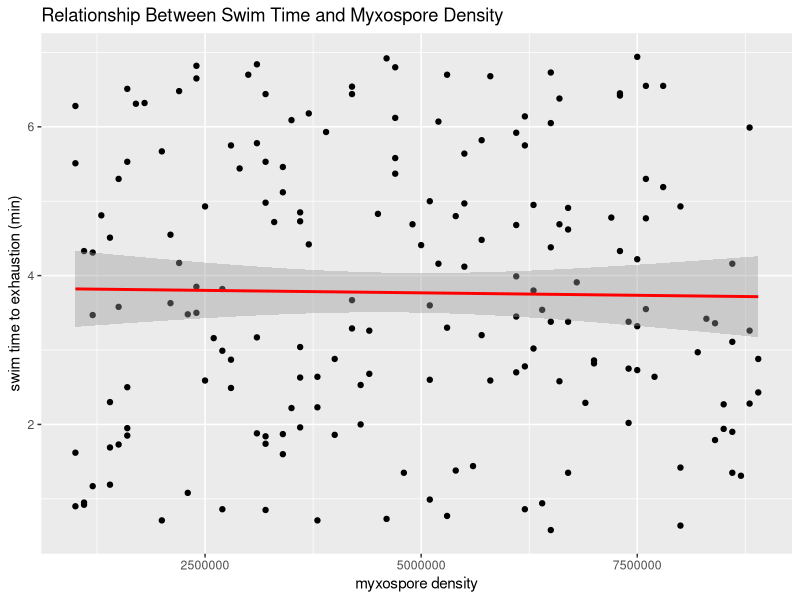
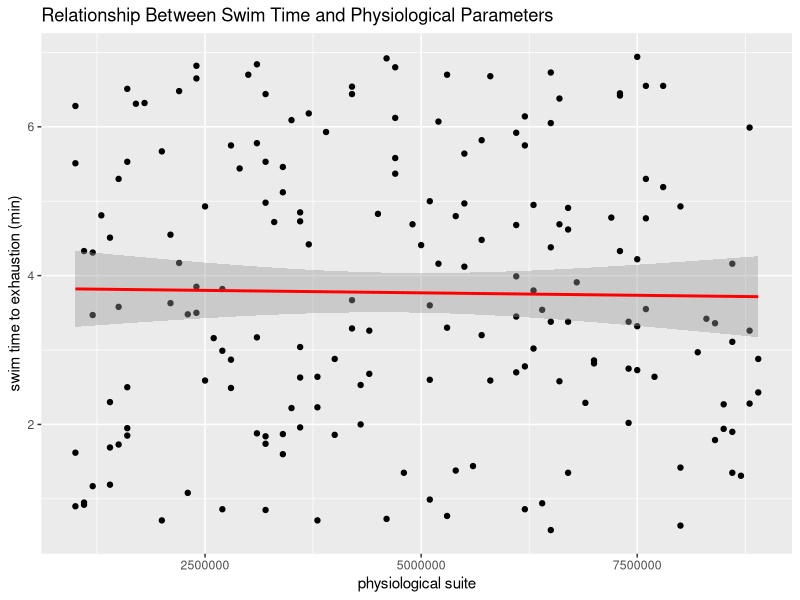
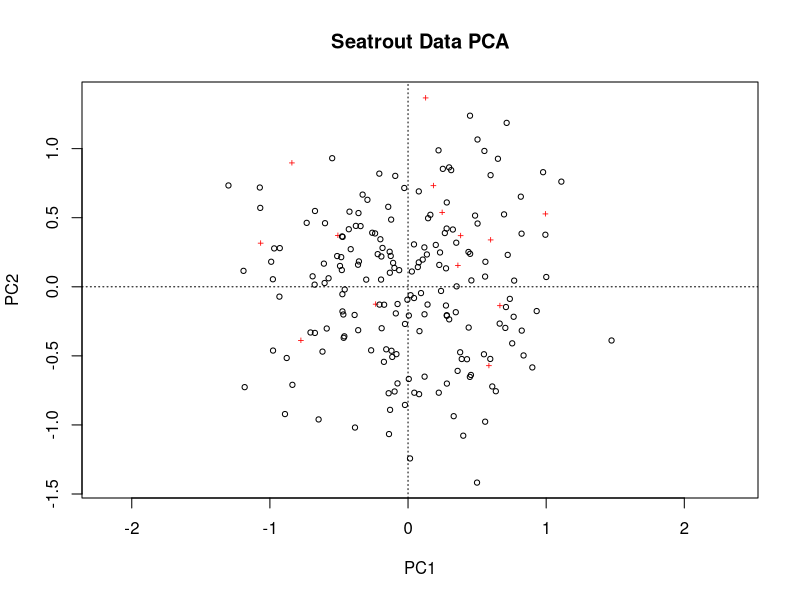
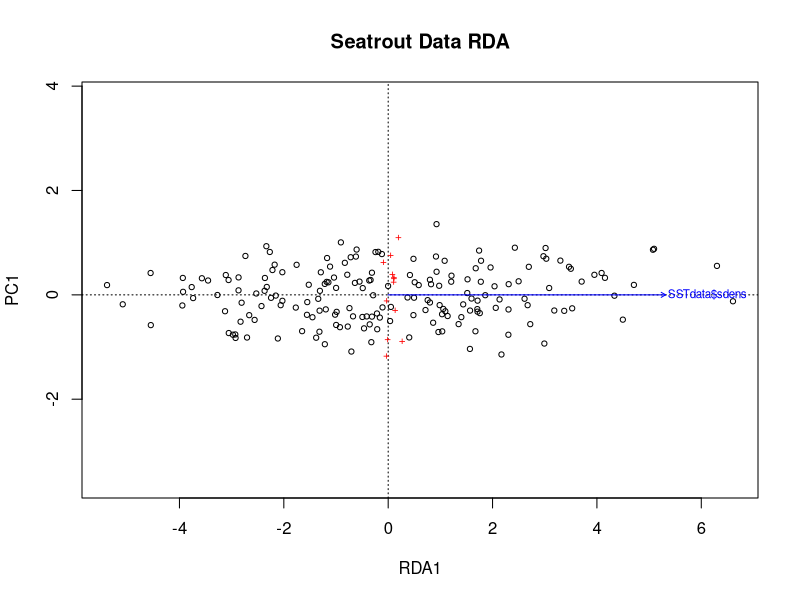
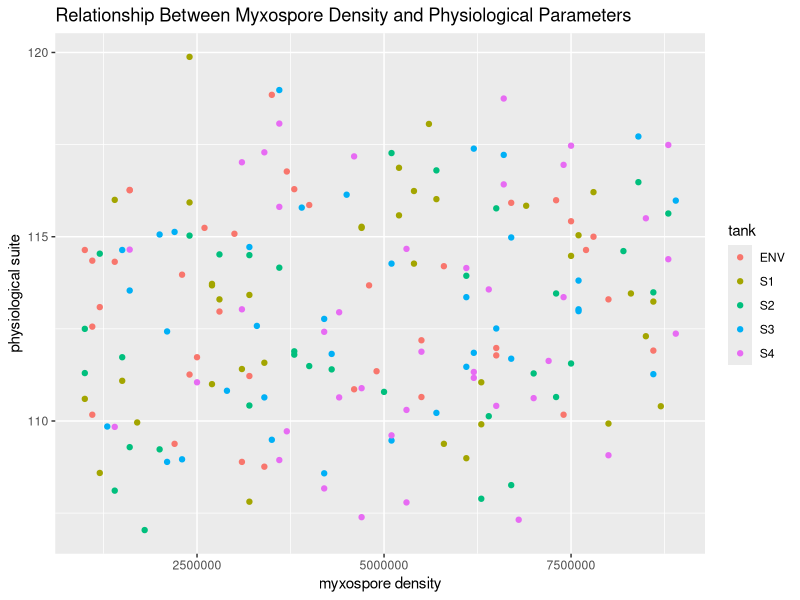

Recreate these plots in R, in order.
## ---- chunk 1
tank<-sample(c("S1", "S2", "S3", "S4", "ENV"), 183, replace = TRUE)
sdens<-as.numeric(sample(seq(1000000,9000000, 100000), 183, replace=TRUE))
swim<-as.numeric(sample(seq(0.5, 7, 0.01), 183, replace=TRUE))
prHb<-sample(seq(5.9,6.3, 0.01), 183, replace=TRUE)
poHb<-sample(seq(6.2,6.9, 0.01), 183, replace=TRUE)
prHct<-sample(seq(25,28, 0.1), 183, replace=TRUE)
poHct<-sample(seq(27,31, 0.1), 183, replace=TRUE)
bLac<-sample(seq(4.0,6.8, 0.01), 183, replace=TRUE)
bGlu<-sample(seq(4.6,8, 0.01), 183, replace=TRUE)
mLac<-sample(seq(24,30, 0.01), 183, replace=TRUE)
mGlu<-sample(seq(1.5,3.3, 0.01), 183, replace=TRUE)
mGly<-sample(seq(1.5,3.8, 0.01), 183, replace=TRUE)
CS<-sample(seq(0.1,0.5, 0.01), 183, replace=TRUE)
LDH<-sample(seq(0.2,0.8, 0.01), 183, replace=TRUE)
leng<-sample(119:200, 183, replace=TRUE)
sex<-sample(c("M", "F"), 183, replace = TRUE)
## ---- chunk 2
SSTdata<-data.frame(tank, sdens, swim, prHb, poHb, prHct, poHct, bLac, bGlu, mLac, mGlu, mGly, CS, LDH, leng, sex)

## ---- chunk 3
print(SSTdata)
## ---- chunk 4
timexspore<-lm(as.numeric(SSTdata$swim) ~ as.numeric(SSTdata$sdens))
summary(timexspore)
## ---- chunk 5
library(ggplot2)
## ---- chunk 6
ggplot(SSTdata, aes(x = as.numeric(sdens), y = as.numeric(swim))) + 
  geom_point() +
  stat_smooth(method = "lm", col = "red") +
  ggtitle("Relationship Between Swim Time and Myxospore Density") +
  labs(y= "swim time to exhaustion (min)", x = "myxospore density")
## ---- chunk 7
physio<-as.numeric(SSTdata$prHb)+as.numeric(SSTdata$poHb)+as.numeric(SSTdata$prHct)+as.numeric(SSTdata$poHct)+as.numeric(SSTdata$bLac)+as.numeric(SSTdata$mLac)+as.numeric(SSTdata$bGlu)+as.numeric(SSTdata$mGlu)+as.numeric(SSTdata$mGly)+as.numeric(SSTdata$CS)+as.numeric(SSTdata$LDH)

ts2<-lm(as.numeric(SSTdata$swim) ~ as.numeric(SSTdata$sdens) + physio)

summary(ts2)
## ---- chunk 8
ggplot(SSTdata, aes(x = as.numeric(sdens) + physio, y = as.numeric(swim))) + 
  geom_point() +
  stat_smooth(method = "lm", col = "red") +
  ggtitle("Relationship Between Swim Time and Physiological Parameters") +
  labs(y= "swim time to exhaustion (min)", x = "physiological suite")
## ---- chunk 9
tankaov<-aov(as.numeric(sdens) ~ tank, data=SSTdata)
summary(tankaov)
## ---- chunk 10
tanktukey<-TukeyHSD(tankaov)
tanktukey
## ---- chunk 11
library(permute)
library(lattice)
library(vegan)
## ---- chunk 12
names(SSTdata) %in% c('tank', 'sex')
subSST<-SSTdata[, !(names(SSTdata) %in% c('tank', 'sex'))]
subSST
## ---- chunk 13
PCA1<-rda(subSST ~ 1, scale = TRUE)
## ---- chunk 14
plot(PCA1, main="Seatrout Data PCA")

## ---- chunk 15
physSST<-SSTdata[, !(names(SSTdata) %in% c('tank', 'sex', 'leng', 'sdens'))]
physSST
## ---- chunk 16
PCA2<-rda(physSST ~ SSTdata$sdens, scale = TRUE)
## ---- chunk 17
plot(PCA2, main="Seatrout Data RDA")
## ---- chunk 18
library(pwr)
p1<-pwr.anova.test(f=0.25,n=50,k=5,sig.level=0.05)
p1
## ---- chunk 19
write.csv(SSTdata,"C:\\Users\\Jessica Daly\\Documents\\R\\SST-project\\SSTdata.csv", row.names = TRUE)
## ---- chunk 20
PCA2_out <- as.data.frame(PCA2$x)
PCA2_out$group <- sapply( strsplit(as.character(row.names(df)), "_"), "[[", 1 )
head(PCA2_out)
## ---- chunk 21
library(ggplot2)
library(grid)
library(gridExtra)
## ---- chunk 22
ggPCA2<-ggplot(PCA2_out,aes(x=SSTdata$sdens,y=physio,color=tank)) +
        ggtitle("Relationship Between Myxospore Density and Physiological Parameters") +
        labs(y= "physiological suite", x = "myxospore density")
ggPCA2<-ggPCA2+geom_point()
ggPCA2
